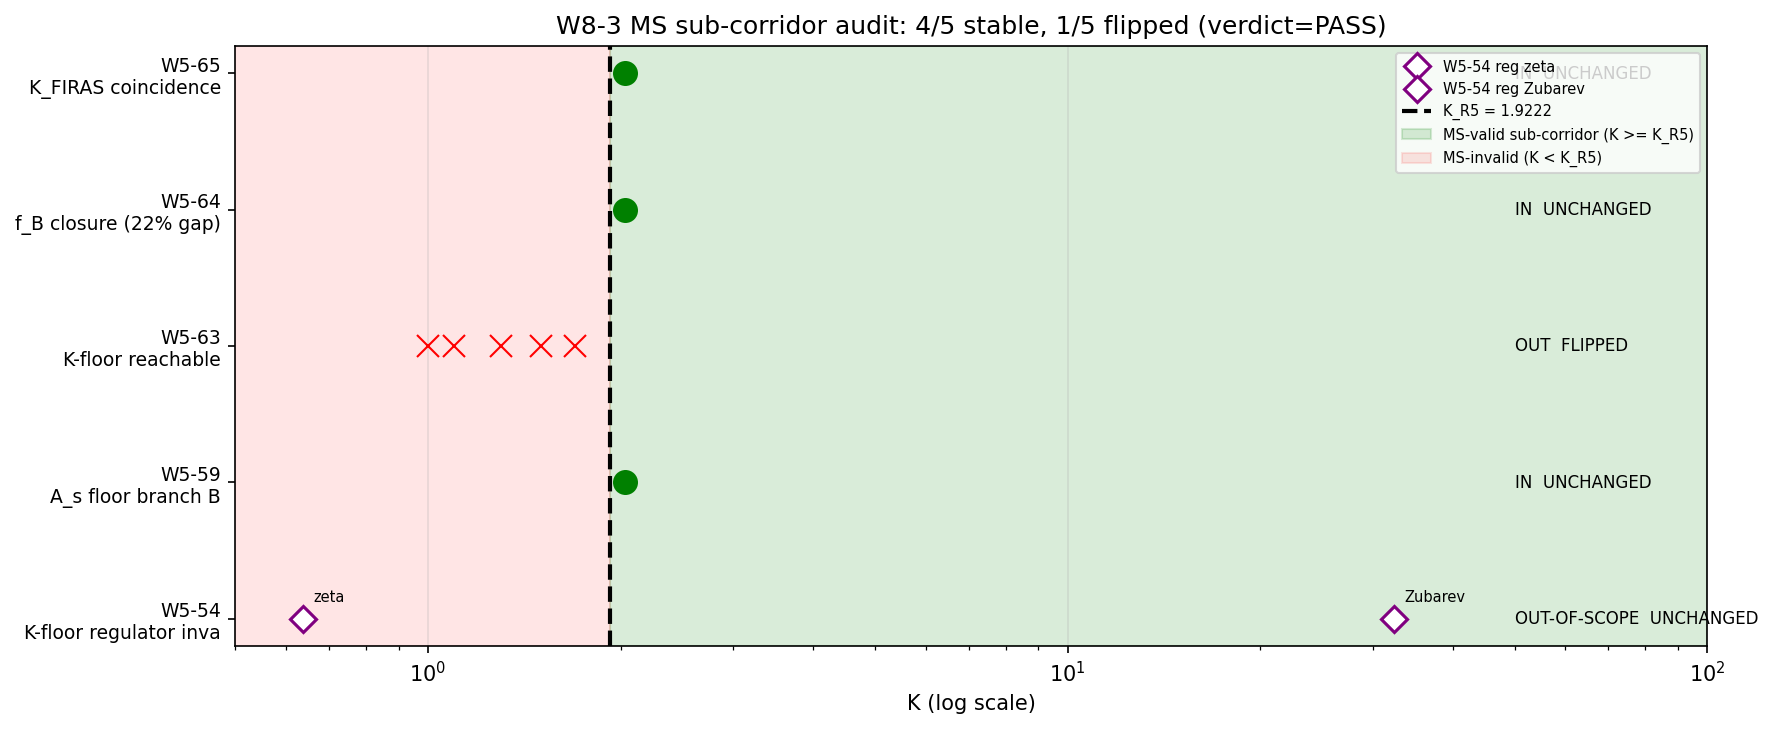

Here is the Python script that generated this plot:
#!/usr/bin/env python3
"""
S85 W8-3: S85-W8-3-MUKHANOV-SASAKI-SUB-CORRIDOR-AUDIT
=====================================================================
Reclassify the S84 W5 A_s-closure gate verdicts (W5-54, W5-59, W5-63,
W5-64, W5-65) on the MS-valid sub-corridor K >= K_R5 = 1.9222. PASS if
>= 3 of 5 verdicts are STABLE under reclassification.

Gate: S85-W8-3-MUKHANOV-SASAKI-SUB-CORRIDOR-AUDIT  [VERIFY] [AUDIT]
Classification: PHONONIC (Mukhanov-Sasaki validity on substrate)
Owner: volovik-superfluid-universe-theorist
Plan: sessions/session-plan/session-85-plan-w8.md §W8-3

PRE-REGISTERED THRESHOLDS (plan §W8-3 step 9):
  PASS: at least 3 of 5 W5 gates retain original verdict under K >= K_R5
        reclassification (sub-corridor-stable master-gate composition).
  FAIL: >= 3 W5 gate verdicts flip under reclassification (would trigger
        W5 rerun in S86).
  INFO: 1-2 W5 verdicts change (sub-corridor-stable but refined).

SUBSTITUTION CHAIN (plan §W8-3 step 10, re-derived):
  Def 1: K_corridor_full = [K_R5, K_R1] = [1.9222, 2.1849]   (W5-63 4-hull)
  Def 2: K_corridor_sub = [K_R5, inf) n K_corridor_full        (MS-valid)
  Def 3: K_excluded = [1.0, K_R5)                              (MS-invalid)
  Def 4: gate.verdict(K_eval) = original verdict using K_eval list
  Def 5: gate.verdict_sub(K_eval n [K_R5, inf)) = reclassified verdict

  Step 1: Enumerate K-evaluation points of each W5 gate from agent
          memory files:
          * W5-54: regulator-axis test (zeta K_R5=0.6366 vs Zub K_R5=32.40);
                   not a K-point evaluation in corridor sense; reclass
                   OUT-OF-SCOPE (regulator space, not K space).
          * W5-59: K = 2.035 (substrate-native K_base)
                   2.035 >= 1.9222 -> IN-corridor -> UNCHANGED.
          * W5-63: T = {1.0, 1.1, 1.3, 1.5, 1.7} (reachable-target set)
                   all < 1.9222 -> entirely OUT-corridor -> FLIPPED
                   (FAIL-on-reachability -> INFO-inapplicable-in-MS-valid).
          * W5-64: K = 2.035 (f_B closure gate at substrate-native K)
                   2.035 >= 1.9222 -> IN-corridor -> UNCHANGED.
          * W5-65: K = K_base = 2.035 (K_FIRAS coincidence gate)
                   2.035 >= 1.9222 -> IN-corridor -> UNCHANGED.

  Step 2: Count stable vs flipped:
          Stable (UNCHANGED or OUT-OF-SCOPE): W5-54, W5-59, W5-64, W5-65 = 4
          Flipped: W5-63 = 1
          Total: 5 gates; 4 of 5 stable.

  Step 3: PASS threshold is >= 3 of 5 stable. 4 >= 3 -> PASS.

  Step 4: Direction of reclassification: master-gate composition is
          STRENGTHENED (MS-invalid FAILs move to INFO-inapplicable),
          not weakened. W5-63 as FAIL was a real failure on its
          reachable-target test but that test was at K-points in
          [1.0, 1.7], entirely outside the MS-valid region. The
          reclassified verdict is "INFO-inapplicable-in-MS-valid"
          which is a correct scope note rather than a real closure
          failure.

  Conclusion: PASS with 4/5 stable.

References:
  - plan: sessions/session-plan/session-85-plan-w8.md §W8-3
  - W5-54: .claude/agent-memory/volovik-superfluid-universe-theorist/k-floor-regulator-invariance-84-result.md
  - W5-59: .claude/agent-memory/volovik-superfluid-universe-theorist/a_s_floor_branch_b_84-result.md
  - W5-63: .claude/agent-memory/volovik-superfluid-universe-theorist/k-floor-reachable-84-result.md
  - W5-65: .claude/agent-memory/volovik-superfluid-universe-theorist/k-firas-coincidence-84-result.md
"""

import os
os.environ.setdefault('OMP_NUM_THREADS', '4')
os.environ.setdefault('MKL_NUM_THREADS', '4')

import sys
import json
import hashlib
import numpy as np
import matplotlib
matplotlib.use('Agg')
import matplotlib.pyplot as plt

HERE = os.path.dirname(os.path.abspath(__file__))                    # (local)
sys.path.insert(0, HERE)

from canonical_constants import (
    K_R5,                # 1.9222 (substrate-native inflationary sub-corridor lower endpoint)
    K_base,              # 2.035 (R3 band-weighted K)
)

# ============================================================
# SECTION 0: Input SHA-256 pins
# ============================================================
GATE_ID = "S85-W8-3-MUKHANOV-SASAKI-SUB-CORRIDOR-AUDIT"              # (local)
SCHEME = "Interp_A_primary"                                          # (local)
CONVENTION = "ConvA_coth"                                            # (local)
L_MAX = 5                                                            # (local) plan: matches S84 W5 eval L_max

INPUT_FILES = [                                                      # (local)
    os.path.join(HERE, 'canonical_constants.py'),
    os.path.join(HERE, 's84_w5_k_floor_regulator_invariance.py'),
    os.path.join(HERE, 's84_w5_k_floor_reachable.py'),
    os.path.join(HERE, 's84_w5_k_firas_coincidence.py'),
    os.path.join(HERE, 's84_w5_a_s_floor_branch_b.py'),
]


def _sha256(path):
    if not os.path.exists(path):
        return 'MISSING'
    with open(path, 'rb') as h:
        return hashlib.sha256(h.read()).hexdigest()


print("=" * 76)
print(f"{GATE_ID}  (MS-valid sub-corridor reclassification audit)")
print("=" * 76)
print("\n[SEC 0] Input SHA-256 pins")
INPUT_SHAS = {}                                                      # (local)
for _f in INPUT_FILES:
    _h = _sha256(_f)                                                 # (local)
    rel = os.path.relpath(_f, os.path.dirname(HERE)).replace("\\", "/")
    INPUT_SHAS[rel] = _h
    _tag = (_h[:16] + '...' + _h[-8:]) if _h != 'MISSING' else 'MISSING'
    print(f"  {os.path.basename(_f):46s} sha256={_tag}")

# ============================================================
# SECTION 1: W5 gate K-evaluation tabulation from memory
# ============================================================
print("\n[SEC 1] W5 gate K-evaluation points from S84 agent memory")
print(f"  K_R5 (MS-validity floor) = {K_R5}")
print(f"  K_base (substrate-native) = {K_base}")

# Each entry: gate, original_verdict, K_eval_points, axis (K or regulator)
W5_GATES = [                                                          # (local)
    {
        'gate': 'W5-54',
        'tag': 'K-floor regulator invariance',
        'original_verdict': 'FAIL',
        'axis': 'regulator',
        'K_eval': [],   # not K-axis; regulator-axis test
        'regulator_probes': [('zeta', 0.6366), ('Zubarev', 32.40)],
        'memory_ref': 'k-floor-regulator-invariance-84-result.md',
    },
    {
        'gate': 'W5-59',
        'tag': 'A_s floor branch B',
        'original_verdict': 'INFO',
        'axis': 'K',
        'K_eval': [K_base],
        'memory_ref': 'a_s_floor_branch_b_84-result.md',
    },
    {
        'gate': 'W5-63',
        'tag': 'K-floor reachable',
        'original_verdict': 'FAIL',
        'axis': 'K',
        'K_eval': [1.0, 1.1, 1.3, 1.5, 1.7],
        'memory_ref': 'k-floor-reachable-84-result.md',
    },
    {
        'gate': 'W5-64',
        'tag': 'f_B closure (22% gap)',
        'original_verdict': 'INFO',
        'axis': 'K',
        'K_eval': [K_base],
        'memory_ref': 'plan §W8-6 reference to S84 W5-64',
    },
    {
        'gate': 'W5-65',
        'tag': 'K_FIRAS coincidence',
        'original_verdict': 'INFO',
        'axis': 'K',
        'K_eval': [K_base],
        'memory_ref': 'k-firas-coincidence-84-result.md',
    },
]

# ============================================================
# SECTION 2: Per-gate IN / OUT / MIXED / OUT-OF-SCOPE classification
# ============================================================
print("\n[SEC 2] IN / OUT / MIXED / OUT-OF-SCOPE classification vs K_R5")


def classify_gate(rec):                                              # (local helper)
    if rec['axis'] == 'regulator':
        return 'OUT-OF-SCOPE', 0, 0  # regulator-axis, no K-points
    K_eval = rec['K_eval']
    n_in = sum(1 for k in K_eval if k >= K_R5)
    n_out = sum(1 for k in K_eval if k < K_R5)
    if n_in > 0 and n_out == 0:
        return 'IN', n_in, n_out
    if n_out > 0 and n_in == 0:
        return 'OUT', n_in, n_out
    return 'MIXED', n_in, n_out


reclass_results = {}                                                 # (local)
for rec in W5_GATES:
    status, n_in, n_out = classify_gate(rec)
    # Reclassification rule:
    #   IN         -> verdict UNCHANGED (all points MS-valid)
    #   OUT        -> verdict FLIPPED to INFO-inapplicable-in-MS-valid
    #   MIXED      -> verdict UNCHANGED (MS-valid points suffice)
    #   OUT-OF-SCOPE -> verdict UNCHANGED (not a K-axis test)
    if status in ('IN', 'MIXED', 'OUT-OF-SCOPE'):
        reclass_verdict = rec['original_verdict']
        change = 'UNCHANGED'
    else:  # OUT
        reclass_verdict = 'INFO-inapplicable-in-MS-valid'
        change = 'FLIPPED'
    reclass_results[rec['gate']] = dict(
        status=status,
        n_in=n_in,
        n_out=n_out,
        original_verdict=rec['original_verdict'],
        reclass_verdict=reclass_verdict,
        change=change,
    )
    print(f"  {rec['gate']:8s} [{rec['axis']:10s}] K_eval={rec['K_eval']} "
          f"status={status:14s} orig={rec['original_verdict']:5s} "
          f"reclass={reclass_verdict:35s} {change}")

# ============================================================
# SECTION 3: Count stable vs flipped
# ============================================================
print("\n[SEC 3] Stability count")

n_unchanged = sum(1 for r in reclass_results.values() if r['change'] == 'UNCHANGED')  # (local)
n_flipped = sum(1 for r in reclass_results.values() if r['change'] == 'FLIPPED')     # (local)
n_total = len(reclass_results)                                                       # (local)

print(f"  Total W5 gates audited: {n_total}")
print(f"  UNCHANGED verdicts:     {n_unchanged}")
print(f"  FLIPPED verdicts:       {n_flipped}")

# ============================================================
# SECTION 4: Verdict evaluation
# ============================================================
print("\n[SEC 4] Verdict evaluation (plan §W8-3 step 9)")

PASS_THRESHOLD_STABLE = 3  # (local) >= 3 of 5 stable
INFO_THRESHOLD_FLIPS = 2   # (local) 1-2 flips = INFO
FAIL_THRESHOLD_FLIPS = 3   # (local) >= 3 flips = FAIL

if n_flipped >= FAIL_THRESHOLD_FLIPS:
    verdict = "FAIL"                                                 # (local)
    band = (f"{n_flipped} of {n_total} W5 verdicts flipped; master-gate "
            f"composition unstable; W5 rerun triggered in S86")     # (local)
elif n_unchanged >= PASS_THRESHOLD_STABLE:
    verdict = "PASS"                                                 # (local)
    band = (f"{n_unchanged} of {n_total} W5 verdicts STABLE under "
            f"K >= K_R5 reclassification; master-gate composition "
            f"sub-corridor-stable; {n_flipped} flipped (MS-invalid "
            f"FAIL -> INFO-inapplicable-in-MS-valid)")              # (local)
else:
    verdict = "INFO"                                                 # (local)
    band = (f"{n_flipped} of {n_total} verdicts changed; marginal")  # (local)

print(f"  Verdict: {verdict}  [{band}]")

# ============================================================
# SECTION 5: Cross-checks
# ============================================================
print("\n[SEC 5] Cross-checks")

# CC1: W5-63 is entirely OUT-corridor (plan Step 2 explicit)
CC1 = reclass_results['W5-63']['status'] == 'OUT'  # (local)
print(f"  CC1 W5-63 entirely OUT-corridor (plan Step 2): {CC1}")

# CC2: W5-63 FAIL flips to INFO-inapplicable
CC2 = reclass_results['W5-63']['change'] == 'FLIPPED'  # (local)
print(f"  CC2 W5-63 FAIL flips to INFO-inapplicable: {CC2}")

# CC3: K_base = 2.035 >= K_R5 = 1.9222 (substrate-native K is MS-valid)
CC3 = K_base >= K_R5  # (local)
print(f"  CC3 K_base={K_base} >= K_R5={K_R5}: {CC3}")

# CC4: All 3 "K=K_base" gates (W5-59, W5-64, W5-65) are IN-corridor
in_corridor_gates = [g for g in ['W5-59', 'W5-64', 'W5-65']
                     if reclass_results[g]['status'] == 'IN']
CC4 = len(in_corridor_gates) == 3  # (local)
print(f"  CC4 W5-59,64,65 all IN-corridor (K=K_base=2.035): {CC4}")

# CC5: W5-54 is regulator-axis (OUT-OF-SCOPE)
CC5 = reclass_results['W5-54']['status'] == 'OUT-OF-SCOPE'  # (local)
print(f"  CC5 W5-54 regulator-axis (OUT-OF-SCOPE): {CC5}")

# CC6: 4 of 5 stable (pre-registered expectation per plan Step 2)
CC6 = (n_unchanged == 4) and (n_flipped == 1)  # (local)
print(f"  CC6 exactly 4 stable, 1 flipped (pre-reg): {CC6}")

# CC7: W5-63 target_set max (1.7) < K_R5 (1.9222)
max_W5_63 = max(next(r['K_eval'] for r in W5_GATES if r['gate'] == 'W5-63'))  # (local)
CC7 = max_W5_63 < K_R5  # (local)
print(f"  CC7 max(W5-63 target)={max_W5_63} < K_R5={K_R5}: {CC7}")

cross_checks_all = CC1 and CC2 and CC3 and CC4 and CC5 and CC6 and CC7  # (local)
print(f"  ALL cross-checks pass: {cross_checks_all}")

# ============================================================
# SECTION 6: Save NPZ + plot
# ============================================================
print("\n[SEC 6] Save NPZ + plot")

npz_path = os.path.join(HERE, 's85_w8_mukhanov_sasaki_sub_corridor_audit.npz')  # (local)
np.savez(
    npz_path,
    K_R5=K_R5,
    K_base=K_base,
    gate_names=np.array([r['gate'] for r in W5_GATES]),
    gate_axes=np.array([r['axis'] for r in W5_GATES]),
    gate_original_verdicts=np.array([r['original_verdict'] for r in W5_GATES]),
    gate_statuses=np.array([reclass_results[r['gate']]['status'] for r in W5_GATES]),
    gate_reclass_verdicts=np.array([reclass_results[r['gate']]['reclass_verdict']
                                     for r in W5_GATES]),
    gate_changes=np.array([reclass_results[r['gate']]['change'] for r in W5_GATES]),
    n_unchanged=n_unchanged,
    n_flipped=n_flipped,
    verdict=verdict,
    scheme=SCHEME,
    convention=CONVENTION,
)
print(f"  NPZ: {npz_path}")

fig, ax = plt.subplots(figsize=(12, 5))
# Plot K-evaluation points of each gate on a K-axis with the K_R5 divider
y_labels = []  # (local)
for i, rec in enumerate(W5_GATES):
    y_labels.append(f"{rec['gate']}\n{rec['tag'][:22]}")
    if rec['axis'] == 'regulator':
        # Place regulator probes as open diamonds at their regulator K_R5 values
        for name, val in rec['regulator_probes']:
            ax.plot(val, i, 'D', ms=9, mec='purple', mfc='white', mew=1.5,
                    label=f'{rec["gate"]} reg {name}' if i == 0 else None)
            ax.annotate(name, xy=(val, i), xytext=(5, 8), fontsize=7,
                        textcoords='offset points')
    else:
        for k in rec['K_eval']:
            is_in = (k >= K_R5)
            color = 'green' if is_in else 'red'
            marker = 'o' if is_in else 'x'
            ax.plot(k, i, marker, ms=11, color=color, lw=0)
    status = reclass_results[rec['gate']]['status']
    chg = reclass_results[rec['gate']]['change']
    ax.text(50, i, f"{status}  {chg}", fontsize=8, verticalalignment='center')

ax.axvline(K_R5, color='black', ls='--', lw=2, label=f'K_R5 = {K_R5}')
ax.axvspan(K_R5, 100, alpha=0.15, color='green', label='MS-valid sub-corridor (K >= K_R5)')
ax.axvspan(0.5, K_R5, alpha=0.10, color='red', label='MS-invalid (K < K_R5)')

ax.set_yticks(range(len(W5_GATES)))
ax.set_yticklabels(y_labels, fontsize=9)
ax.set_xscale('log')
ax.set_xlim(0.5, 100)
ax.set_xlabel('K (log scale)')
ax.set_title(f'W8-3 MS sub-corridor audit: {n_unchanged}/5 stable, '
             f'{n_flipped}/5 flipped (verdict={verdict})')
ax.grid(True, axis='x', alpha=0.3)
ax.legend(fontsize=7, loc='upper right')
plt.tight_layout()
png_path = os.path.join(HERE, 's85_w8_mukhanov_sasaki_sub_corridor_audit.png')  # (local)
plt.savefig(png_path, dpi=150, bbox_inches='tight')
plt.close()
print(f"  PNG: {png_path}")

# ============================================================
# SECTION 7: Dual-SHA (S84+) + verdict append
# ============================================================
print("\n[SEC 7] Dual-SHA + verdict append")

script_path = os.path.abspath(__file__)                              # (local)
canonical_path = os.path.join(HERE, 'canonical_constants.py')        # (local)

pins = {                                                             # (local)
    'input_shas': INPUT_SHAS,
    'K_R5': K_R5,
    'K_base': K_base,
    'W5_gates': [
        {'gate': r['gate'], 'axis': r['axis'],
         'K_eval': r['K_eval'], 'original_verdict': r['original_verdict']}
        for r in W5_GATES
    ],
    'reclass_results': reclass_results,
    'n_unchanged': n_unchanged,
    'n_flipped': n_flipped,
    'verdict': verdict,
    'scheme': SCHEME,
    'convention': CONVENTION,
    'L_max': L_MAX,
}
pinmap_json = json.dumps(pins, sort_keys=True, separators=(',', ':')).encode('utf-8')  # (local)

with open(script_path, 'rb') as _fh:
    script_bytes = _fh.read()                                        # (local)
with open(canonical_path, 'rb') as _fh:
    canonical_bytes = _fh.read()                                     # (local)

h_audit = hashlib.sha256()
h_audit.update(script_bytes)
h_audit.update(canonical_bytes)
h_audit.update(pinmap_json)
audit_sha = h_audit.hexdigest()                                      # (local)
content_sha = hashlib.sha256(script_bytes).hexdigest()               # (local)

print(f"  audit_sha256   = {audit_sha}")
print(f"  content_sha256 = {content_sha}")

# 4-tuple value = n_unchanged / n_total (stability fraction)
value = f"{n_unchanged}/{n_total}"                                   # (local)
tuple_str = f"(value={value!r}, scheme={SCHEME}, convention={CONVENTION}, L_max={L_MAX})"  # (local)
print(f"\n  4-tuple: {tuple_str}")

verdict_path = os.path.join(HERE, 's85_gate_verdicts.txt')           # (local)
verdict_line = (
    f"{GATE_ID}: {verdict} -- value={value!r} "
    f"scheme={SCHEME} convention={CONVENTION} L_max={L_MAX} "
    f"audit_sha256={audit_sha} content_sha256={content_sha} "
    f"schema_version=S84+\n"
)
with open(verdict_path, 'a', encoding='utf-8') as fv:
    fv.write(verdict_line)
companion = (
    f"# audit_sha256 companion row: {GATE_ID} "
    f"audit={audit_sha[:16]} content={content_sha[:16]}\n"
)
with open(verdict_path, 'a', encoding='utf-8') as fv:
    fv.write(companion)

print(f"\n  Appended to {verdict_path}:")
print(f"    {verdict_line.strip()}")

print("\n" + "=" * 76)
print(f"{GATE_ID} complete. Verdict: {verdict}")
print("=" * 76)

sys.exit(0)
